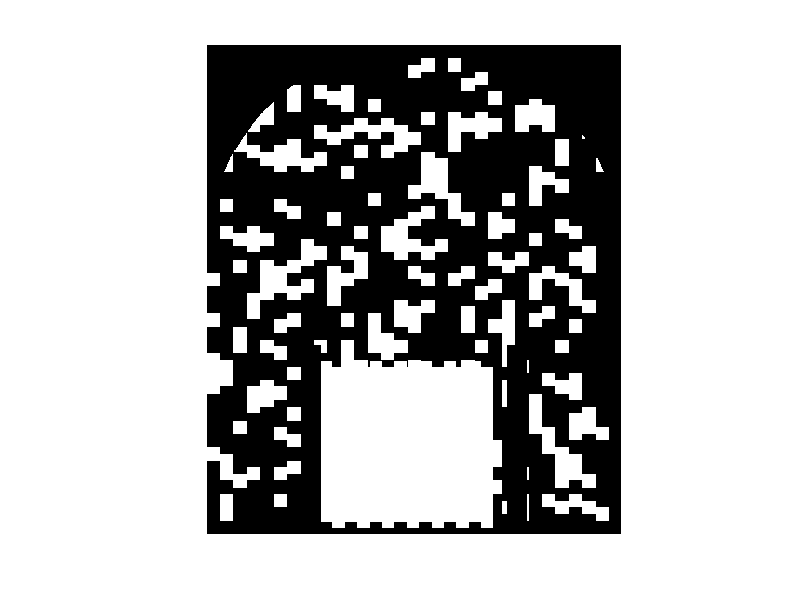

Write the MATLAB code that produced this figure. (Note: this script raises an error after producing the figure.)
tb = zeros(474,402);

borderValue = -1;

tb(292:end,92) = borderValue;
tb(292:end,111) = borderValue;
tb(292:end,292) = borderValue;
tb(292:end,311) = borderValue;
tb(292,92:111) = borderValue;
tb(292, 292:311) = borderValue;
tb(292:end,92:111) = borderValue;
tb(292:end, 292:311) = borderValue;

center = [202 201.5];
th = linspace( pi, 2*pi, 1000);
R = 200.5;  %or whatever radius you want
x = R*cos(th) + center(2);
y = R*sin(th) + center(1);

tb(sub2ind(size(tb),round(y)',round(x)')) = borderValue;
tb(sub2ind(size(tb),round(y)'-1,round(x)')) = borderValue;

tb(end,:) = borderValue;

imshow(tb)
for i = 1:size(tb,2)
    col = tb(:,i);
    j = find(col,1);
    if (j ~= 1)
        tb(1:(j-1),i) = borderValue;
    end
end

p = 0.3;
grid = zeros(size(tb));
i = 1;
cell_size = 13;
for j = 3:size(tb,1)/cell_size
    for k = 1:size(tb,2)/cell_size
        if ( rand() < p )
           dim1=0;
           if(mod(k,2)==0)
               dim1=6;
           end
           grid((j-2)*cell_size+1+dim1:(j-1)*cell_size+dim1,(k-1)*cell_size+1:k*cell_size) = i;
           i = i+1;
        end
    end
end

currcell = max(grid(:)) + 1;
for j = 3:15
    for k = 1:14
       dim1=0;
       if(mod(k,2)==0)
           dim1=6;
       end
        grid(end-12*(j-1)+1+dim1:end-12*(j-2)+dim1,111+12*(k-1):111+12*k - 1) = currcell;
        currcell = currcell + 1;
    end
end

grid(tb == borderValue) = -1;
imshow(grid);

cells = unique(grid(:));
cells(cells < 1) = [];
for i = 1:length(cells)
    grid(grid == cells(i)) = i;
end

J_Cell_Medium = 20;
J_Cell_Cell = 40;
volume_constraint = 50;
SA_constraint = 2;
Temperature = 20;

videoWrite = 1;

if (videoWrite)
    v = VideoWriter('C:\Users\Daniel\Desktop\CPM_tailbud.avi','Motion JPEG AVI');
    open(v);
end

Max_Act = 80;
lambda_Act = 4000;

A0 = 180;
L0 = 162;

p = perim(grid,[]);
p = p(p ~= -1);
newp = p;
volume = vol(grid);
newv = volume;
gca = figure(1);
% for j = 1:20
%     j
%     tailbudI = find(grid ~= borderValue);
%     randomCells = randi([1 numel(tailbudI)],[1 numel(tailbudI)]);
%     randomCells = tailbudI(randomCells);
%     [x,y] = ind2sub(size(grid),randomCells); 
% 
%     for i = 1:length(randomCells)
%         [nx, ny] = meshgrid(x(i)-1:x(i)+1, y(i)-1:y(i)+1);
%         n = [nx(:) ny(:)]; 
%         n(n(:,1) == 0 | n(:,1) == size(grid,1)+1 | n(:,2) == 0 | n(:,2) == size(grid,2)+1,:) = [];
%         inds = sub2ind(size(grid),n(:,1),n(:,2));
%         all_neighbors = grid(inds);
%         ri = randi([1 length(all_neighbors)]);
%         rand_neighbor = all_neighbors(ri);
%         ii = inds(ri);
%         if ( grid(x(i), y(i) ) ~= rand_neighbor && grid(x(i),y(i)) ~= -1 && rand_neighbor ~= -1)
%             allIs = [grid(x(i), y(i) ) rand_neighbor];
%             allIs(allIs == 0) = [];
%             Hp = sum((p(allIs)-L0).^2*SA_constraint);
%             Hv = sum((volume(allIs)-A0).^2*volume_constraint);
%             H = Hp+Hv;
%             newgrid = grid;
%             newgrid(x(i), y(i) ) = rand_neighbor;
%             prev = grid(x(i), y(i) );
%             np = perim(newgrid,[prev rand_neighbor]);
%             newp = p;
%             if (np(1) ~= -1)
%                 newp(prev) = np(1);
%             end
%             if (np(2) ~= -1)
%                 newp(rand_neighbor) = np(2);
%             end
%             newv = volume;
%             if (prev == 0)
%                 newv(rand_neighbor) = newv(rand_neighbor)+1;
%             elseif (rand_neighbor == 0)
%                 newv(prev) = newv(prev) - 1;
%             else
%                 newv(prev) = newv(prev) - 1;
%                 newv(rand_neighbor) = newv(rand_neighbor)+1;
%             end
% 
%             newH_J = H_J(newgrid, J_Cell_Cell, J_Cell_Medium, x(i), y(i));
%             oldH_J = H_J(grid, J_Cell_Cell, J_Cell_Medium, x(i), y(i));
%             newHp = sum(SA_constraint*(newp(allIs)-L0).^2);
%             newHv = sum(volume_constraint*(newv(allIs)-A0).^2);
%             newH = newHp+newHv;
%             deltaH2 = newH - H - newH_J + oldH_J;
%             if ( test_connectivity(grid, sub2ind(size(grid),x(i),y(i))) > 2)
%                 deltaH2 = deltaH2 + 3000;
%             end
%             pr2 = exp(-deltaH2/Temperature);
%             if ( pr2 > rand() )
%                 
%                 grid = newgrid;
%                 p = newp;
%                 volume = newv;
%                 H = newH;
%             end
%         end
%     end
%     if (videoWrite)
%         s1 = subplot(1,2,1);
%         g = grid;
%         g(g < 0) = 0;
%         activities = zeros(size(g));
%         activities(g > 0) = Max_Act;   
%         imshow(g/max(g(:)));
%         colormap(s1, 'colorcube');
%         s2 = subplot(1,2,2);
%         imshow(activities,[0 Max_Act]);
%         colormap(s2, 'hot');
%         colorbar
%         truesize(gca,[200 200]);
%         writeVideo(v,getframe(gca));
%     end
% end

activities = zeros(size(grid));
activities(grid > 0) = Max_Act;

for j = 1:3000
    j
    tic
    tailbudI = find(grid ~= borderValue);
    randomCells = randi([1 numel(tailbudI)],[1 numel(tailbudI)]);
    randomCells = tailbudI(randomCells);
    [x,y] = ind2sub(size(grid),randomCells); 

    for i = 1:length(randomCells)
        [nx, ny] = meshgrid(x(i)-1:x(i)+1, y(i)-1:y(i)+1);
        n = [nx(:) ny(:)]; 
        n(n(:,1) == 0 | n(:,1) == size(grid,1)+1 | n(:,2) == 0 | n(:,2) == size(grid,2)+1,:) = [];
        inds = sub2ind(size(grid),n(:,1),n(:,2));
        all_neighbors = grid(inds);
        ri = randi([1 length(all_neighbors)]);
        rand_neighbor = all_neighbors(ri);
        ii = inds(ri);
        if ( grid(x(i), y(i) ) ~= rand_neighbor && grid(x(i),y(i)) ~= -1 && rand_neighbor ~= -1 )
            allIs = [grid(x(i), y(i) ) rand_neighbor];
            allIs(allIs == 0) = [];
            Hp = sum((p(allIs)-L0).^2*SA_constraint);
            Hv = sum((volume(allIs)-A0).^2*volume_constraint);
            H = Hp+Hv;
            newgrid = grid;
            newgrid(x(i), y(i) ) = rand_neighbor;
            prev = grid(x(i), y(i) );

            newp = p;
            np = perim_mex(newgrid,[prev rand_neighbor]);
            if (np(1) ~= -1)
                newp(prev) = np(1);
            end
            if (np(2) ~= -1)
                newp(rand_neighbor) = np(2);
            end     

            newv = volume;
            if (prev == 0)
                newv(rand_neighbor) = newv(rand_neighbor)+1;
            elseif (rand_neighbor == 0)
                newv(prev) = newv(prev) - 1;
            else
                newv(prev) = newv(prev) - 1;
                newv(rand_neighbor) = newv(rand_neighbor)+1;
            end
            newH_J = H_J(newgrid, J_Cell_Cell, J_Cell_Medium, x(i), y(i));
            oldH_J = H_J(grid, J_Cell_Cell, J_Cell_Medium, x(i), y(i));
            newHp = sum(SA_constraint*(newp(allIs)-L0).^2);
            newHv = sum(volume_constraint*(newv(allIs)-A0).^2);
            newH = newHp+newHv;
            deltaH2 = newH - H - newH_J + oldH_J;
            deltaH2 = deltaH2 - lambda_Act/Max_Act * GM_diff(activities, grid, ii, sub2ind(size(grid),x(i),y(i)));
            if ( test_connectivity(grid, sub2ind(size(grid),x(i),y(i))) > 2)
                deltaH2 = deltaH2 + 3000;
            end
            pr2 = exp(-deltaH2/Temperature);
            if ( pr2 > rand() )
                if ( rand_neighbor == 0 )
                    activities(x(i), y(i)) = 0;
                elseif ( rand_neighbor ~= 0 )
                    activities(x(i),y(i)) = Max_Act;
                end
                grid = newgrid;
                p = newp;
                volume = newv;
                H = newH;
            end
        end
    end
    
    if (videoWrite)
        s1 = subplot(1,2,1);
        g = grid;
        g(g < 0) = 0;
        imshow(g/max(g(:)));
        colormap(s1, 'colorcube');
        s2 = subplot(1,2,2);
        imshow(activities,[0 Max_Act]);
        colormap(s2, 'hot');
        colorbar
        truesize(gca,[200 200]);
        writeVideo(v,getframe(gca));
    end
    
    activities(activities ~= 0) = activities(activities ~= 0) - 1;
    if ( mod(j, 50) == 0 )
        grid = padarray(grid, 18, 0, 'post');
        tb = grid;
        tb(292:end,92) = borderValue;
        tb(292:end,111) = borderValue;
        tb(292:end,292) = borderValue;
        tb(292:end,311) = borderValue;
        tb(292,92:111) = borderValue;
        tb(292, 292:311) = borderValue;
        tb(292:end,92:111) = borderValue;
        tb(292:end, 292:311) = borderValue;
        grid = tb;
        currcell = max(grid(:)) + 1;
        for k = 1:14
            dim1 = 0;
            if(mod(k, 2) == 0)
                dim1 = 6;
            end
            grid(end-18+dim1:end-6+dim1,111+12*(k-1):111+12*k - 1) = currcell;
            currcell = currcell + 1;
        end
        
        p = perim(grid,[]);
        p = p(p ~= -1);
        newp = p;
        volume = vol(grid);
        newv = volume;
        
        activities = padarray(activities, 18, 0, 'post');
        activities(end-18:end,111:278 & grid ~= 0) = Max_Act;
    end
    toc
end
if (videoWrite)
    close(v);
end